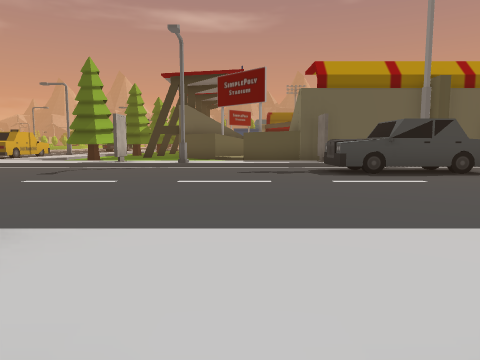
View 1 (above)

14 first-person views from a walk through a 3-D level made in the Unity game engine. The camera is 1.2 m above the floor, tilts 6° down and sees 70° across. The floor is counted in squares, 2 m on a side. Each view is taken from the middle of a square. On the plan, view 1 faces up. The plan holds only what a view shows up to about 10 squares ahead; the rest is blank. The place goes on beyond the plan. The player is left out.

View 2
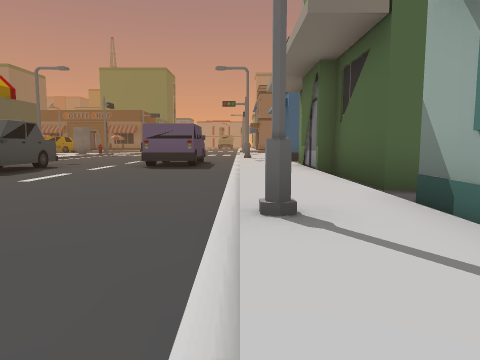

View 3
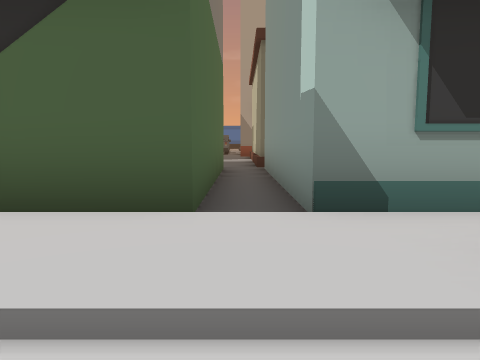

View 4
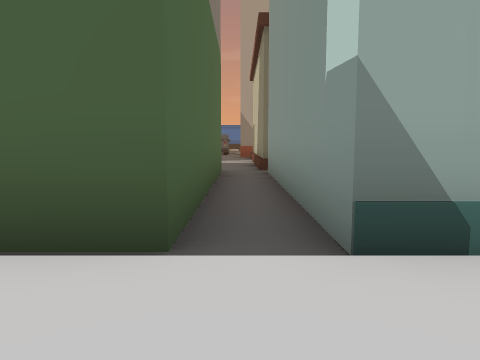

View 5
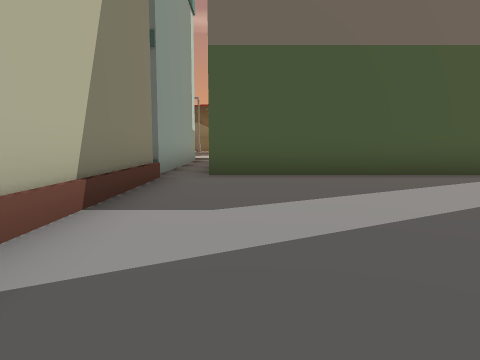

View 6
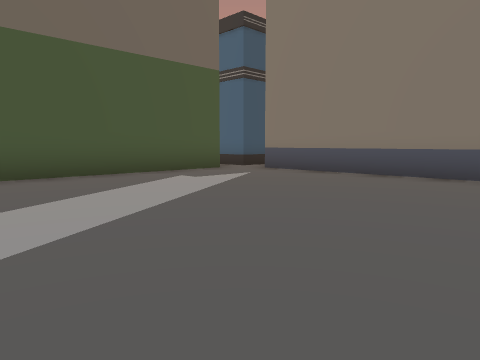

View 7
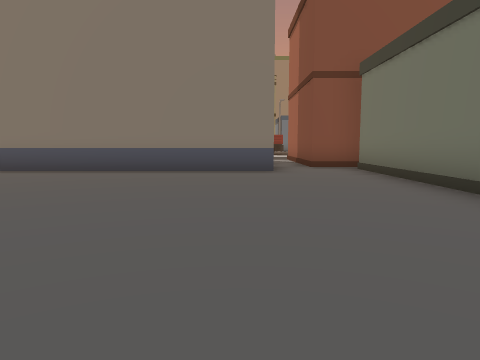

View 8
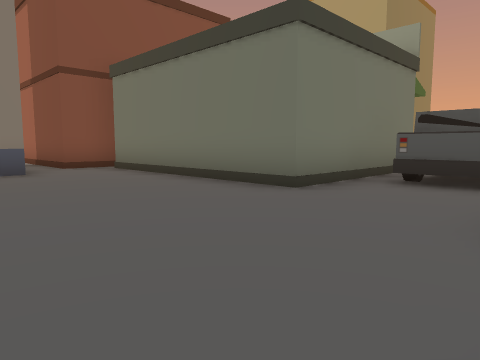

View 9
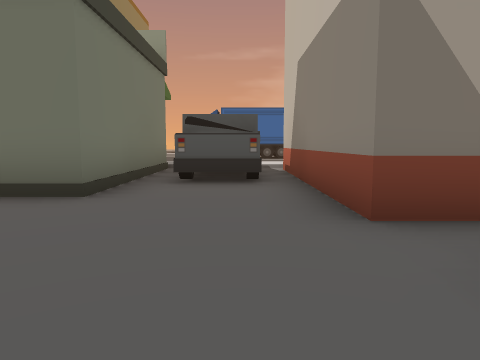

View 10
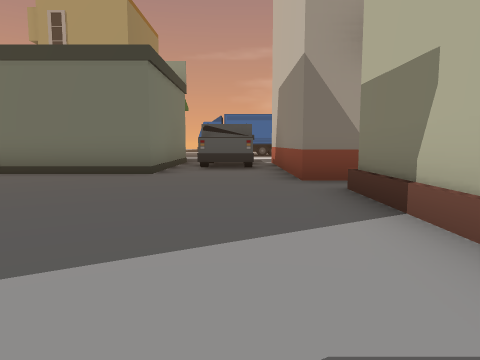

View 11
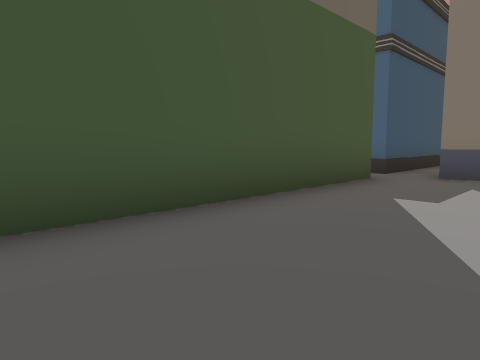

View 12
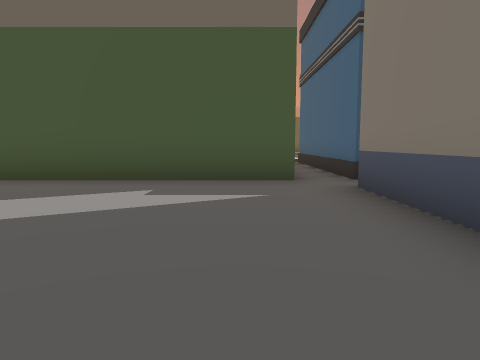

View 13
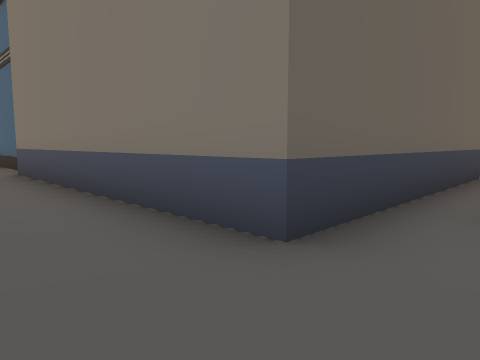

View 14
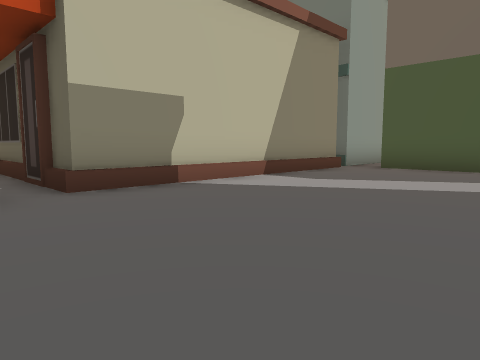

### Floor plan
Key: @ floor where view 1 was taken; # wall or solid block; x gap in a wall; . main floor; : floor 0.25 m higher than the main floor; / step, stairs or slope; ^ raised ledge; O other object.
Columns run from 6 left of view 1 to 9 right of it. Each row starts with its distance up from view 1.
 10 :::O::::O
  9 ////O//////
  8 ........OOO
  7  .......OOOO.
  6   ...........
  5   ...........
  4    ........O
  3    ........OO
  2   //O////////
  1    :::::::::
  0     OO@OOOOOO
 -1      O.O      ^
 -2      O.O      ^
 -3      O.O      ^
 -4      O.O      ^
 -5     OO.OOOOOOOx#
 -6      O..........
 -7      O........O
 -8      O........O
 -9      O........O
-10      O........O
-11      O........O
-12  OOOOO........O
-13   ............OO
-14      OO........#
-15       O..#######
-16       O..#
-17       OOO#

Where each view was taken, in squares from view 1:
view 1: 0 up, 0 right, facing up
view 2: 2 up, 4 left, facing right
view 3: 3 up, 0 right, facing down
view 4: 2 up, 0 right, facing down
view 5: 12 down, 1 right, facing up
view 6: 12 down, 1 right, facing up-right
view 7: 12 down, 0 right, facing right
view 8: 11 down, 0 right, facing down-right
view 9: 11 down, 1 right, facing down
view 10: 8 down, 1 right, facing down
view 11: 8 down, 1 right, facing up-right
view 12: 11 down, 6 right, facing up
view 13: 14 down, 6 right, facing up-right
view 14: 14 down, 4 right, facing up-left
